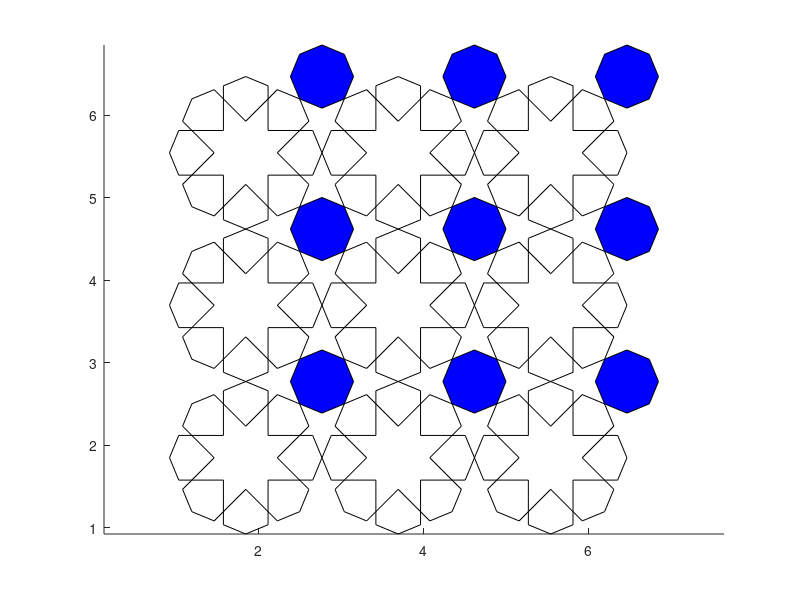

The MATLAB source for this figure:
%pattern32*4/sqrt(2)
function pattern3
r=1;
t=linspace(0,2*pi,9);
for m=1:3
for n=1:3
    [x,y,A,side]=shape1(r);
    patch(2*n*A+x,2*m*A+y,'r','facecolor','none');
    [xoct,yoct]=pol2cart(t,side/2);
    len=A+side/2;
    patch(2*n*A+xoct+len*cos(pi/4),2*m*A+yoct+len*sin(pi/4),'b');   
end
end
axis equal



function [x,y,A,side]=shape1(r)
 side=2*r*sin(pi/8);
 side2=2*side/2*sin(pi/8);
 A=r*cos(pi/8);B=side2*cos(pi/8);C=side2*sin(pi/8);
 coords=[0    A;
         B  A-C;
         B    B;
         A-C  B;
         A    0;
         A-C -B;
         B   -B;
         B -A+C;
         0   -A;
        -B -A+C;
        -B   -B;
        -A+C -B;
        -A    0;
        -A+C  B;
        -B    B;
        -B  A-C];
  x=coords(:,1);
  y=coords(:,2);
  [theta,r]=cart2pol(x,y);
  %[x2,y2]=pol2cart(theta-pi/8,r);
  [x3,y3]=pol2cart(theta-pi/4,r);
  %[x4,y4]=pol2cart(theta+pi/8,r);
  %x=[x x2 x3 x4];
  %[x, y] = polybool('union', x, y, x3, y3);
  %y=[y y2 y3 y4];
  x=[x x3];y=[y y3];
